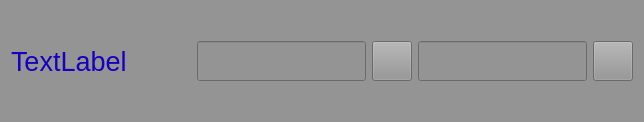
<?xml version="1.0" encoding="UTF-8"?>
<ui version="4.0">
 <class>ListItem</class>
 <widget class="QWidget" name="ListItem">
  <property name="geometry">
   <rect>
    <x>0</x>
    <y>0</y>
    <width>644</width>
    <height>122</height>
   </rect>
  </property>
  <property name="windowTitle">
   <string>Form</string>
  </property>
  <property name="styleSheet">
   <string notr="true">background-color: rgb(148, 148, 148);</string>
  </property>
  <layout class="QHBoxLayout" name="horizontalLayout">
   <item>
    <widget class="QLabel" name="url">
     <property name="minimumSize">
      <size>
       <width>180</width>
       <height>90</height>
      </size>
     </property>
     <property name="maximumSize">
      <size>
       <width>200</width>
       <height>16777215</height>
      </size>
     </property>
     <property name="font">
      <font>
       <pointsize>20</pointsize>
      </font>
     </property>
     <property name="styleSheet">
      <string notr="true">color: rgb(23, 0, 194);</string>
     </property>
     <property name="text">
      <string>TextLabel</string>
     </property>
    </widget>
   </item>
   <item>
    <widget class="QLineEdit" name="loginLineEdit">
     <property name="minimumSize">
      <size>
       <width>160</width>
       <height>40</height>
      </size>
     </property>
     <property name="maximumSize">
      <size>
       <width>200</width>
       <height>16777215</height>
      </size>
     </property>
     <property name="font">
      <font>
       <pointsize>16</pointsize>
      </font>
     </property>
     <property name="styleSheet">
      <string notr="true">color: rgb(23, 0, 194);</string>
     </property>
     <property name="text">
      <string/>
     </property>
     <property name="echoMode">
      <enum>QLineEdit::Normal</enum>
     </property>
    </widget>
   </item>
   <item>
    <widget class="QPushButton" name="loginCopyPushButton">
     <property name="minimumSize">
      <size>
       <width>40</width>
       <height>40</height>
      </size>
     </property>
     <property name="maximumSize">
      <size>
       <width>40</width>
       <height>40</height>
      </size>
     </property>
     <property name="text">
      <string/>
     </property>
     <property name="icon">
      <iconset resource="resource.qrc">
       <normaloff>:/img/img/copy.png</normaloff>:/img/img/copy.png</iconset>
     </property>
     <property name="iconSize">
      <size>
       <width>30</width>
       <height>30</height>
      </size>
     </property>
    </widget>
   </item>
   <item>
    <spacer name="horizontalSpacer_2">
     <property name="orientation">
      <enum>Qt::Horizontal</enum>
     </property>
     <property name="sizeHint" stdset="0">
      <size>
       <width>20</width>
       <height>15</height>
      </size>
     </property>
    </spacer>
   </item>
   <item>
    <widget class="QLineEdit" name="passwordLineEdit">
     <property name="minimumSize">
      <size>
       <width>160</width>
       <height>40</height>
      </size>
     </property>
     <property name="maximumSize">
      <size>
       <width>200</width>
       <height>16777215</height>
      </size>
     </property>
     <property name="font">
      <font>
       <pointsize>16</pointsize>
      </font>
     </property>
     <property name="styleSheet">
      <string notr="true">color: rgb(23, 0, 194);</string>
     </property>
     <property name="text">
      <string/>
     </property>
     <property name="echoMode">
      <enum>QLineEdit::Normal</enum>
     </property>
    </widget>
   </item>
   <item>
    <widget class="QPushButton" name="passwordCopyPushButton">
     <property name="minimumSize">
      <size>
       <width>40</width>
       <height>40</height>
      </size>
     </property>
     <property name="maximumSize">
      <size>
       <width>40</width>
       <height>40</height>
      </size>
     </property>
     <property name="text">
      <string/>
     </property>
     <property name="icon">
      <iconset resource="resource.qrc">
       <normaloff>:/img/img/copy.png</normaloff>:/img/img/copy.png</iconset>
     </property>
     <property name="iconSize">
      <size>
       <width>30</width>
       <height>30</height>
      </size>
     </property>
    </widget>
   </item>
   <item>
    <spacer name="horizontalSpacer_3">
     <property name="orientation">
      <enum>Qt::Horizontal</enum>
     </property>
     <property name="sizeHint" stdset="0">
      <size>
       <width>20</width>
       <height>15</height>
      </size>
     </property>
    </spacer>
   </item>
  </layout>
 </widget>
 <resources>
  <include location="resource.qrc"/>
 </resources>
 <connections/>
</ui>
